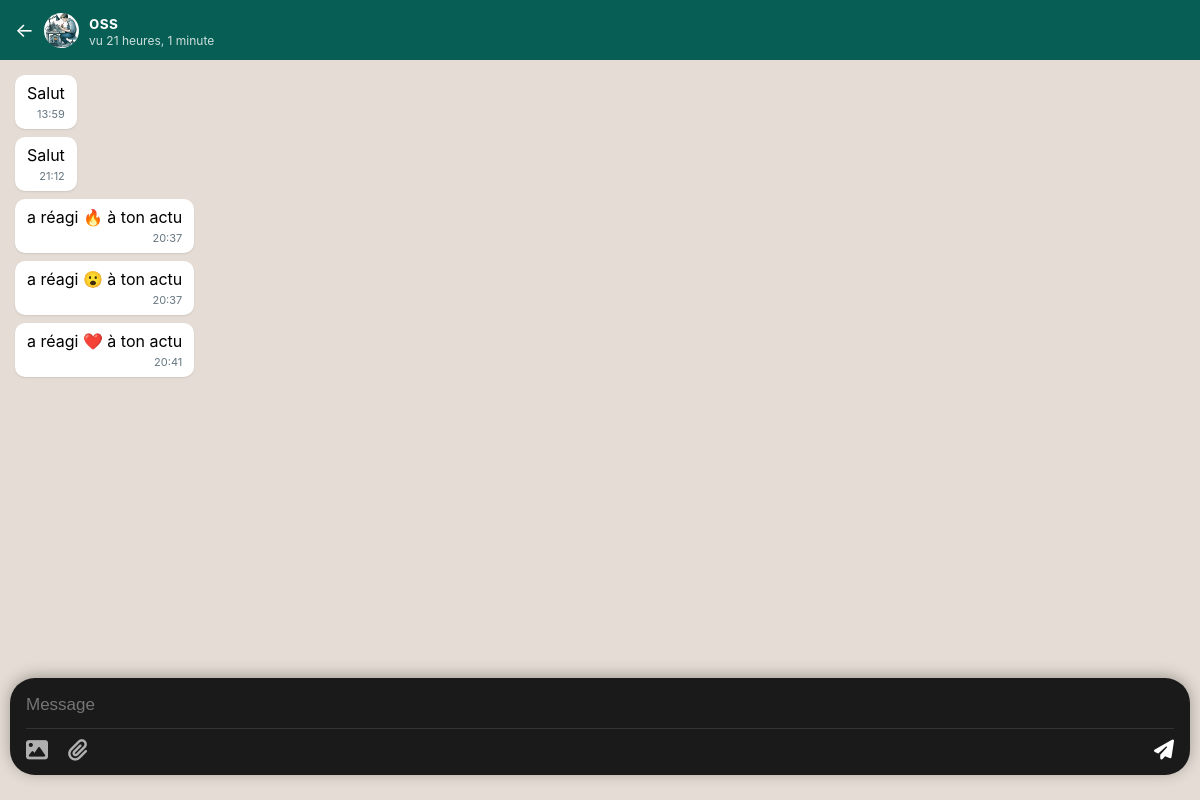
The page /chat/oss/ (signed in) on the database its author committed.
### chat/models.py (models this page shows, shortened)
class Profile(models.Model):
    user = models.OneToOneField(User, on_delete=models.CASCADE, related_name='profile')
    image = models.ImageField(default='default.jpg', upload_to='profile_pics')
    last_seen = models.DateTimeField(default=timezone.now)
    def is_online(self):
        if self.last_seen:
            return self.last_seen > timezone.now() - datetime.timedelta(minutes=5)
        return False

class Message(models.Model):
    sender = models.ForeignKey(User, on_delete=models.CASCADE, related_name='sent_messages')
    receiver = models.ForeignKey(User, on_delete=models.CASCADE, related_name='received_messages')
    content = models.TextField(blank=True, null=True)
    image = models.ImageField(upload_to='chat_pics/', blank=True, null=True)
    file = models.FileField(upload_to='chat_docs/', blank=True, null=True)
    timestamp = models.DateTimeField(auto_now_add=True)
    is_delivered = models.BooleanField(default=False)
    is_read = models.BooleanField(default=False)
    class Meta:
        ordering = ['timestamp']

### chat/views.py (the view, shortened to what this page needs)
# urls.py: path('chat/<str:username>/', views.chat_room, name='chat_room'),
@login_required
def chat_room(request, username):
    other_user = get_object_or_404(User, username=username)
    Message.objects.filter(
        sender=other_user,
        receiver=request.user,
        is_read=False
    ).update(is_read=True, is_delivered=True)
    messages_list = Message.objects.filter(
        (Q(sender=request.user) & Q(receiver=other_user)) |
        (Q(sender=other_user) & Q(receiver=request.user))
    ).order_by('timestamp')
    return render(request, 'chat/chat_room.html', {
        'messages': messages_list,
        'other_user': other_user
    })

### chat/templates/chat/chat_room.html (shortened to what this page needs)
{% extends 'chat/base.html' %}
{% block content %}
<header>
    <a href="{% url 'chat_list' %}" style="color:white; text-decoration:none; margin-right:10px; font-size: 20px;">←</a>
    <img src="{% if other_user.profile.image %}{{ other_user.profile.image.url }}{% else %}https://ui-avatars.com/api/?name={{ other_user.username }}&background=075e54&color=fff{% endif %}" class="header-avatar">
    <div class="header-info">
        <div class="header-name">{{ other_user.username }}</div>
        <div class="header-status">
            {% if other_user.profile.is_online %}en ligne{% else %}vu {{ other_user.profile.last_seen|timesince }}{% endif %}
        </div>
    </div>
</header>
<div class="chat-container" id="chat-window">
    {% for msg in messages %}
        <div class="message {% if msg.sender == request.user %}sent{% else %}received{% endif %}" id="msg-{{ msg.id }}">
            {% if msg.content %}{{ msg.content }}{% endif %}
            <div class="message-info">
                {{ msg.timestamp|date:"H:i" }}
            </div>
        </div>
    {% endfor %}
</div>
<div class="footer-fixed">
    <form method="POST" enctype="multipart/form-data" id="msg-form">
        <div class="modern-capsule">
            <div class="input-row">
                <input type="text" name="content" placeholder="Message" id="msg-input" autocomplete="off">
            </div>
            <div class="tools-row">
                <div class="left-tools">
                    <label class="tool-btn"><i class="fas fa-image"></i><input type="file" name="image" class="hidden-file" accept="image/*"></label>
                    <label class="tool-btn"><i class="fas fa-paperclip"></i><input type="file" name="file" class="hidden-file"></label>
                </div>
                <div class="right-tools">
                    <button type="submit" class="send-btn"><i class="fas fa-paper-plane"></i></button>
                </div>
            </div>
        </div>
    </form>
</div>
{% endblock %}

### chat/templates/chat/chat_room.html (style rules this page uses)
* { box-sizing: border-box; -webkit-tap-highlight-color: transparent; }
html, body { margin: 0; padding: 0; height: 100%; overflow: hidden; background-color: #e5ddd5; font-family: -apple-system, BlinkMacSystemFont, "Segoe UI", Roboto, sans-serif; display: flex; flex-direction: column; }
header { background: #075e54; color: white; padding: 10px 15px; display: flex; align-items: center; height: 60px; flex-shrink: 0; }
.header-avatar { width: 35px; height: 35px; border-radius: 50%; margin-right: 10px; object-fit: cover; }
.header-info { flex: 1; }
.header-name { font-weight: 600; font-size: 17px; }
.header-status { font-size: 12px; opacity: 0.8; }
.chat-container { flex: 1; overflow-y: auto; padding: 15px; display: flex; flex-direction: column; gap: 8px; -webkit-overflow-scrolling: touch; }
.message { max-width: 85%; padding: 8px 12px; border-radius: 10px; font-size: 16px; box-shadow: 0 1px 2px rgba(0,0,0,0.1); word-wrap: break-word; position: relative; }
.received { align-self: flex-start; background-color: #ffffff; }
.message-info { font-size: 11px; color: #667781; text-align: right; margin-top: 4px; display: flex; align-items: center; justify-content: flex-end; gap: 6px; }
.footer-fixed { background: transparent; padding: 10px; padding-bottom: 25px; flex-shrink: 0; }
.modern-capsule { background: #1a1a1a; border-radius: 25px; padding: 12px 16px; display: flex; flex-direction: column; gap: 8px; box-shadow: 0 -2px 15px rgba(0,0,0,0.3); }
.input-row input { width: 100%; background: transparent; border: none; color: #ffffff; font-size: 17px; outline: none; padding: 5px 0; }
.tools-row { display: flex; align-items: center; justify-content: space-between; border-top: 1px solid #333; padding-top: 8px; }
.left-tools { display: flex; align-items: center; gap: 20px; }
.tool-btn { color: #b0b0b0; font-size: 22px; cursor: pointer; }
.right-tools { display: flex; align-items: center; gap: 12px; }
.send-btn { background: none; border: none; color: #ffffff; font-size: 20px; cursor: pointer; }

### rows shown on the page
Message: content "Salut", timestamp "13:59"
Message: content "Salut", timestamp "21:12"
Message: content "a réagi 🔥 à ton actu", timestamp "20:37"
Message: content "a réagi 😮 à ton actu", timestamp "20:37"
Message: content "a réagi ❤️ à ton actu", timestamp "20:41"

### other values the page prints
{{ other_user.username }} "oss"
{{ other_user.profile.last_seen|timesince }} "21 heures, 1 minute"
